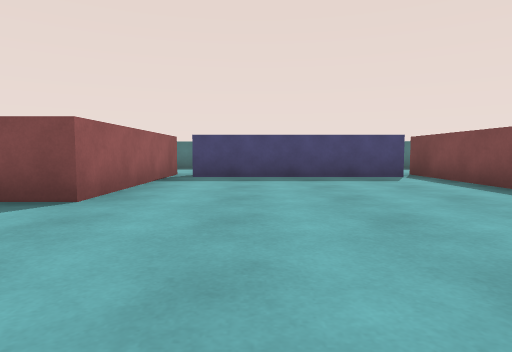
View 1 (above)

13 first-person views from a walk through a Unity game level. The camera is 0.58 m above the floor, tilts 4° down and sees 75° across. The floor is counted in squares, 1 m on a side. Each view is taken from the middle of a square. On the plan, view 1 faces up. The plan holds only what a view shows up to about 9 squares ahead; the rest is blank. The player character is not drawn.

View 2
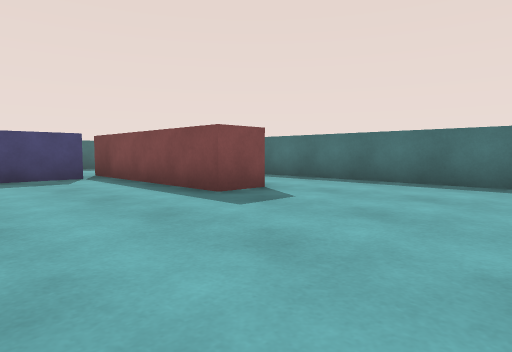

View 3
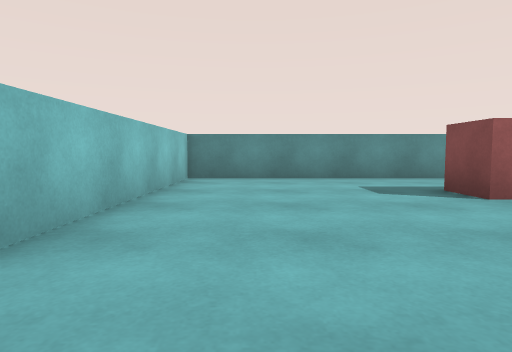

View 4
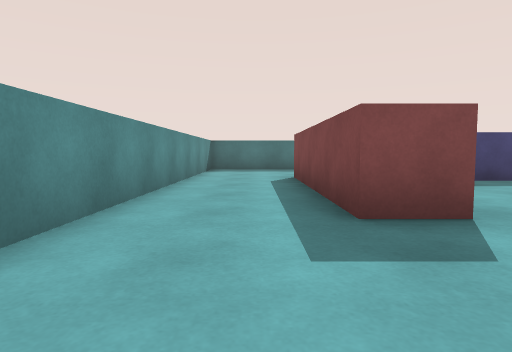

View 5
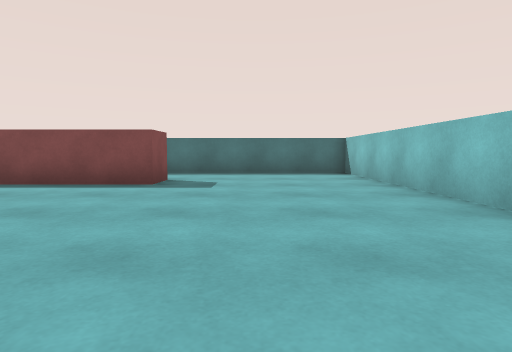

View 6
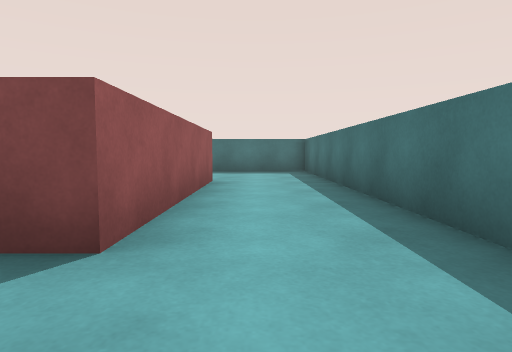

View 7
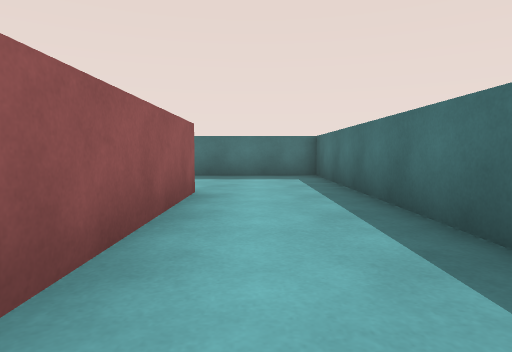

View 8
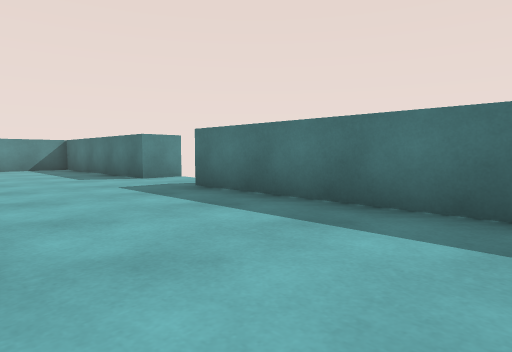

View 9
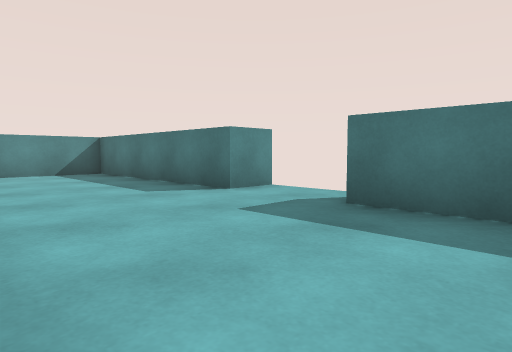

View 10
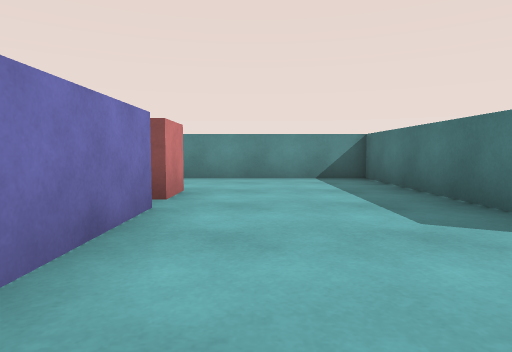

View 11
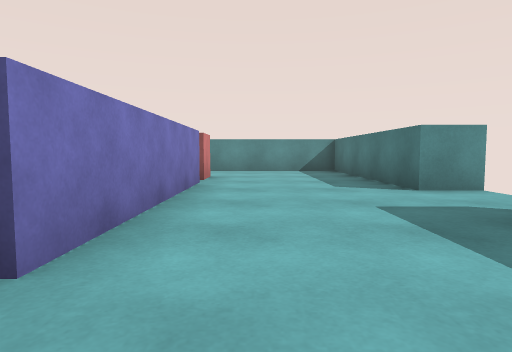

View 12
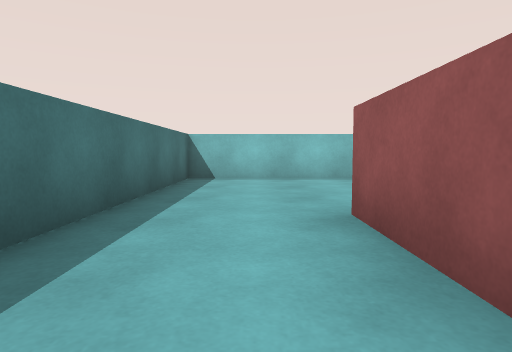

View 13
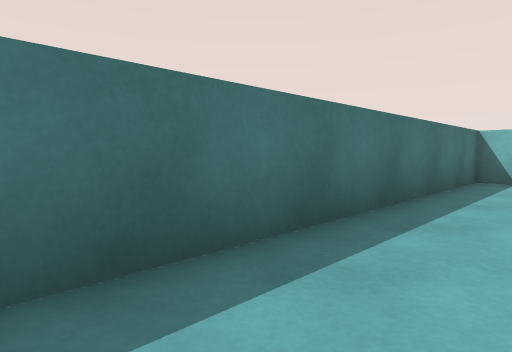

### Floor plan
Ten units are one square. View 1 is at (0, 0); x grows to the right and y downward. Boxes are objects, and circles mark ways between rooms. Rooms are numbered by the first view taken in them; rooms with no view inside come last. Other rooms are left out.
<svg viewBox="-60 -140 140 150">
<path fill="none" stroke="#000" d="M36 -79 -15 -79M-21 -89 -21 -39 -31 -39 -31 -89M51 -90 51 -39 41 -39 41 -90M-55 -94 -55 5 75 5 75 -94M-1 -135 -1 -124 -55 -124 -55 -94M-15 -89 35 -89M-31 -89 -21 -89M75 -94 75 -124 20 -124"/>
<circle cx="-45" cy="-90" r="3" fill="#2a7"/>
<circle cx="65" cy="-85" r="3" fill="#2a7"/>
<text x="10" y="-40">1</text>
<text x="10" y="-110">2</text>
</svg>
Room 1 opens to room 2.

Where each view was taken, in squares from view 1:
view 1: 0 up, 0 right, facing up
view 2: 0 up, 1 right, facing up-right
view 3: 1 up, 2 right, facing left
view 4: 1 up, 4 left, facing up
view 5: 2 up, 2 left, facing right
view 6: 2 up, 6 right, facing up
view 7: 4 up, 6 right, facing up
view 8: 9 up, 7 right, facing up-left
view 9: 9 up, 4 right, facing up-left
view 10: 10 up, 2 right, facing left
view 11: 10 up, 5 right, facing left
view 12: 7 up, 6 right, facing down
view 13: 7 up, 6 right, facing down-right
